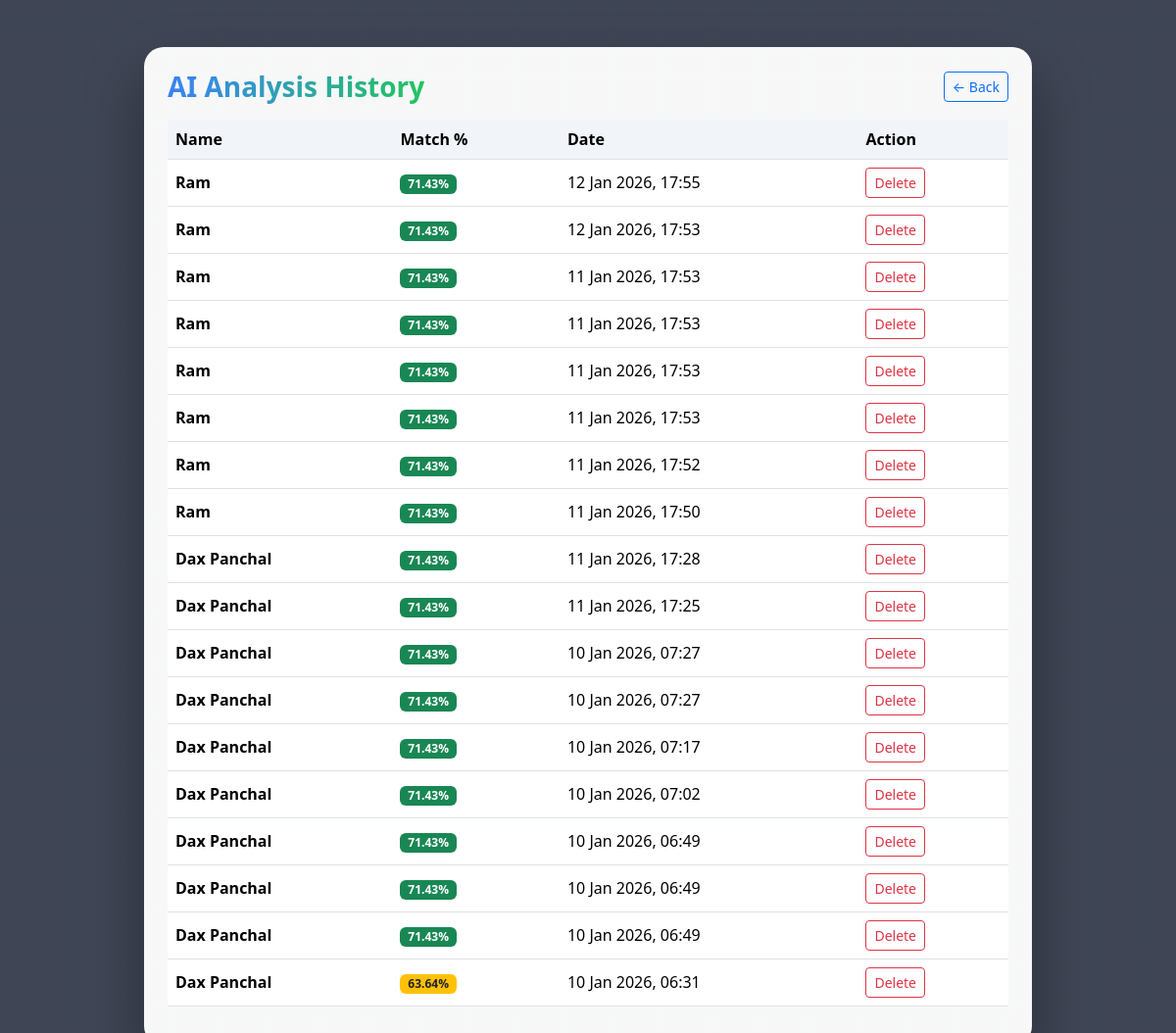
Page /history/ on the earlier database version.
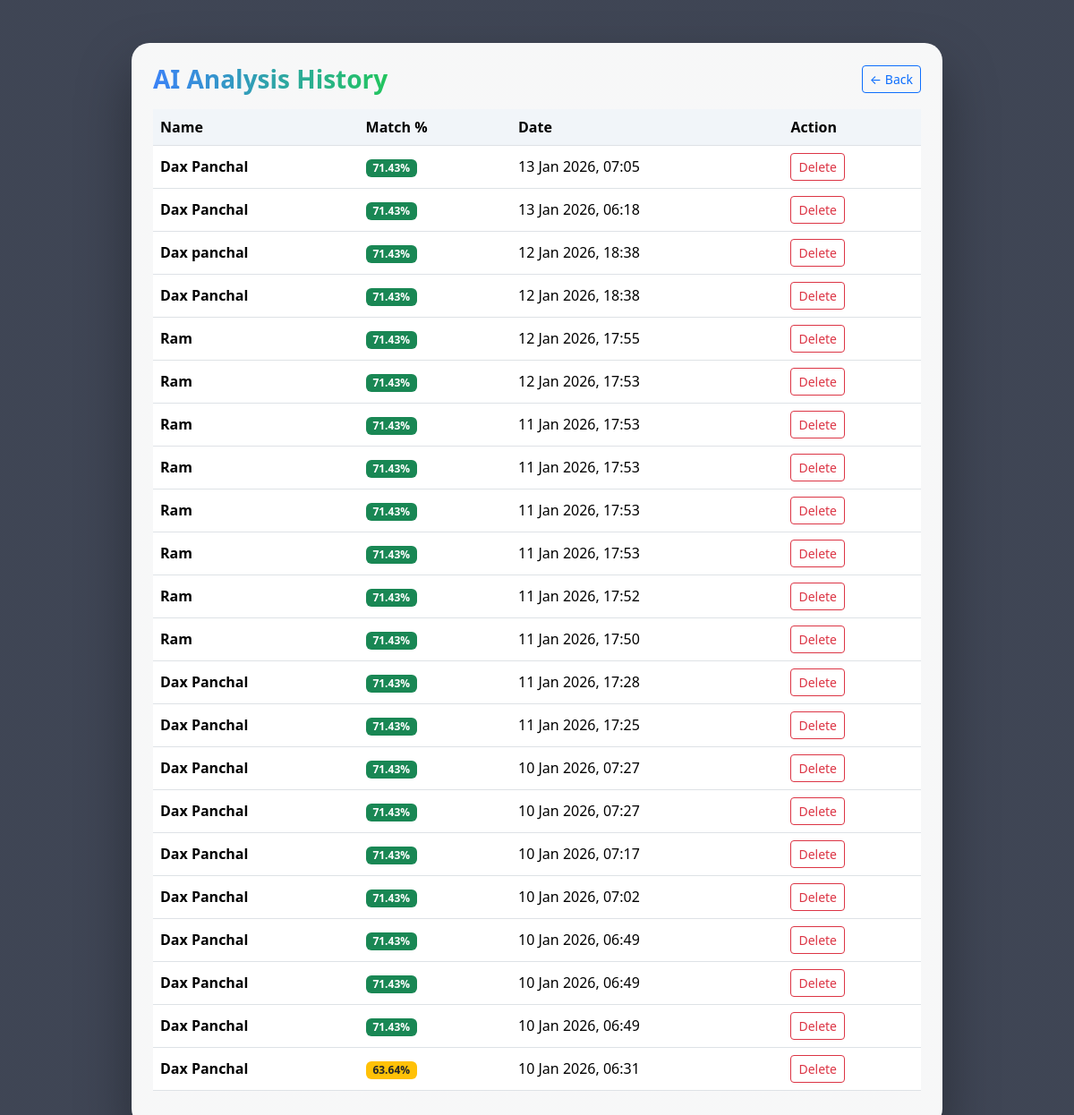
Same page on the later database version.
### analyzer/models.py (models this page shows, shortened)
class AnalysisResult(models.Model):
    resume = models.ForeignKey(Resume, on_delete=models.CASCADE)
    matched_job = models.CharField(max_length=100)
    match_percentage = models.FloatField()
    created_at = models.DateTimeField(auto_now_add=True)

class Resume(models.Model):
    name = models.CharField(max_length=100)
    resume_file = models.FileField(upload_to='resumes/')
    uploaded_at = models.DateTimeField(auto_now_add=True)

### analyzer/views.py (the view)
# urls.py: path("history/", history, name="history"),
def history(request):
    results = AnalysisResult.objects.select_related("resume").order_by("-id")
    return render(request, "history.html", {"results": results})

### templates/history.html (shortened to what this page needs)
<!DOCTYPE html>
<html lang="en">
<head>
    <link
      href="https://cdn.jsdelivr.net/npm/bootstrap@5.3.3/dist/css/bootstrap.min.css"
      rel="stylesheet"
    >
</head>
<body>
<div class="container min-vh-100 d-flex align-items-center justify-content-center py-5">
    <div class="row w-100 justify-content-center">
        <div class="col-lg-10">
            <div class="card p-4">
                <div class="d-flex justify-content-between align-items-center mb-3">
                    <h3 class="fw-bold mb-0 title-ai">
                        AI Analysis History
                    </h3>
                    <a href="/" class="btn btn-outline-primary btn-sm">
                        ← Back
                    </a>
                </div>
                {% if results %}
                <div class="table-responsive">
                    <table class="table table-hover align-middle">
                        <thead>
                        <tr>
                            <th>Name</th>
                            <th>Match %</th>
                            <th>Date</th>
                            <th>Action</th>
                        </tr>
                        </thead>
                        <tbody>
                        {% for r in results %}
                        <tr>
                            <td class="fw-semibold">
                                {{ r.resume.name }}
                            </td>
                            <td>
                                <span class="badge
                                    {% if r.match_percentage >= 70 %}
                                        bg-success
                                    {% elif r.match_percentage >= 40 %}
                                        bg-warning text-dark
                                    {% else %}
                                        bg-danger
                                    {% endif %}
                                ">
                                    {{ r.match_percentage }}%
                                </span>
                            </td>
                            <td>
                                {{ r.created_at|date:"d M Y, H:i" }}
                            </td>
                            <td>
                                <form method="post"
                                      action="{% url 'delete_history' r.id %}"
                                      onsubmit="return confirm('Are you sure you want to delete this record?');">
                                    <button type="submit"
                                            class="btn btn-sm btn-outline-danger">
                                        Delete
                                    </button>
                                </form>
                            </td>
                        </tr>
                        {% endfor %}
                        </tbody>
                    </table>
                </div>
                {% else %}
                <div class="alert alert-info text-center">
                    No analysis history found.
                </div>
                {% endif %}
            </div>
        </div>
    </div>
</div>
</body>
</html>

### templates/history.html (style rules this page uses)
body { min-height: 100vh; background: linear-gradient(rgba(15, 23, 42, 0.8), rgba(15, 23, 42, 0.8)), url("https://images.unsplash.com/photo-1526378722484-cc5c5109d1c4"); background-size: cover; background-position: center; background-attachment: fixed; }
.card { background: rgba(255, 255, 255, 0.96); border: none; border-radius: 20px; box-shadow: 0 30px 60px rgba(0,0,0,0.35); animation: fadeUp 0.8s ease; }
.table th { background-color: #f1f5f9; font-weight: 600; }
.title-ai { background: linear-gradient(90deg, #3b82f6, #22c55e); -webkit-background-clip: text; -webkit-text-fill-color: transparent; }

Differences in the rows shown:
added AnalysisResult: resume.name "Dax Panchal", match_percentage "71.43", created_at "13 Jan 2026, 07:05"
added AnalysisResult: resume.name "Dax Panchal", match_percentage "71.43", created_at "13 Jan 2026, 06:18"
added AnalysisResult: resume.name "Dax panchal", match_percentage "71.43", created_at "12 Jan 2026, 18:38"
added AnalysisResult: resume.name "Dax Panchal", match_percentage "71.43", created_at "12 Jan 2026, 18:38"
